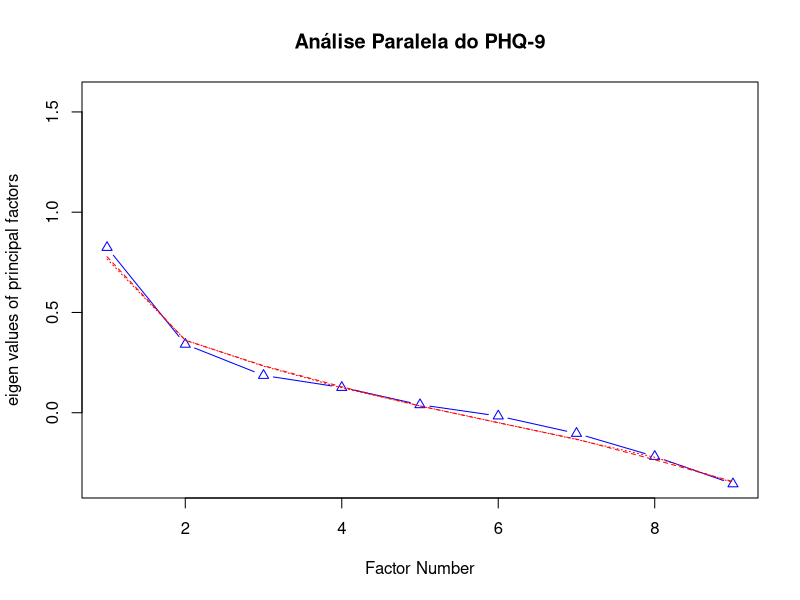
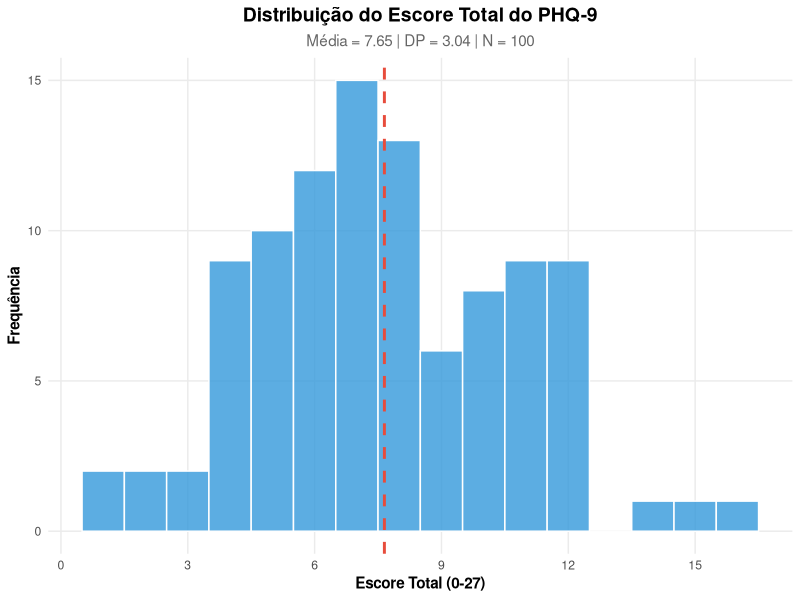
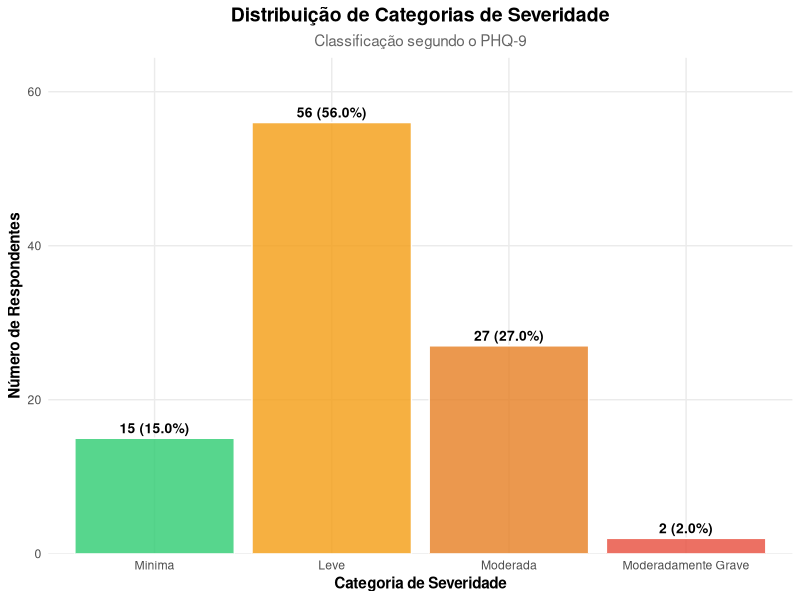
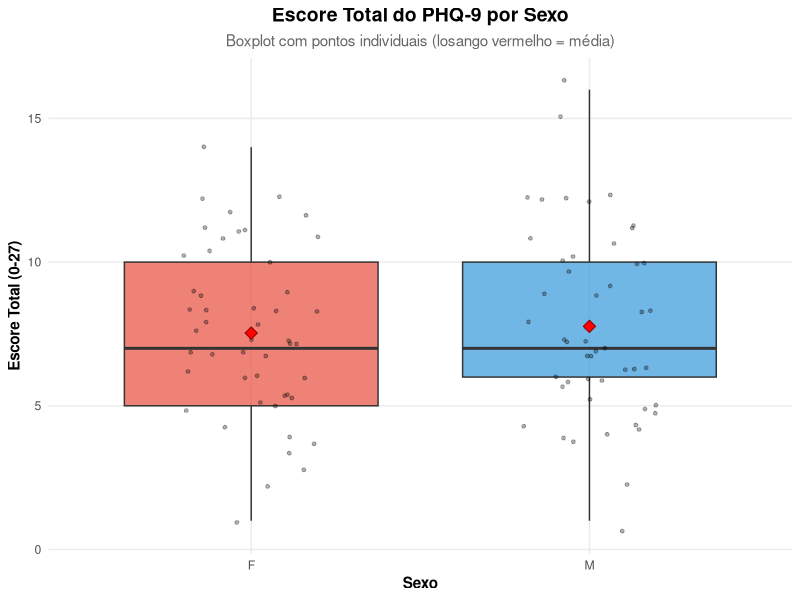
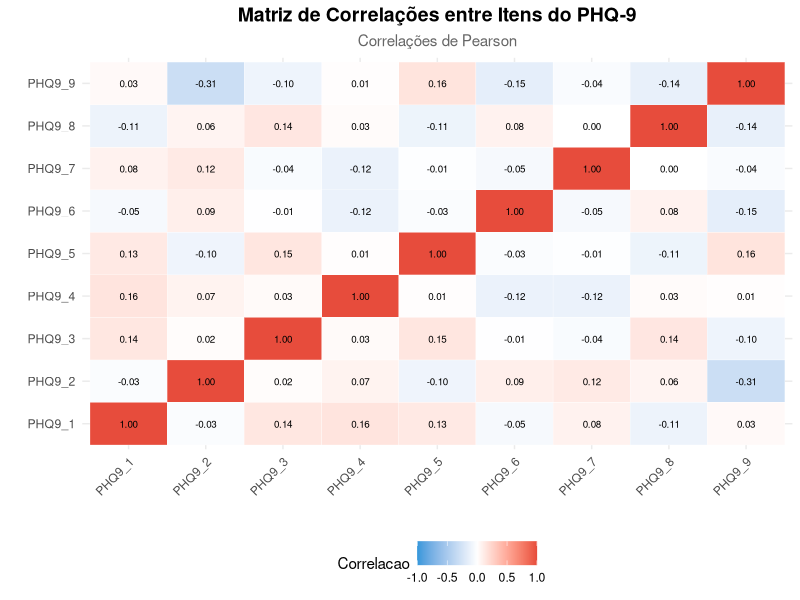
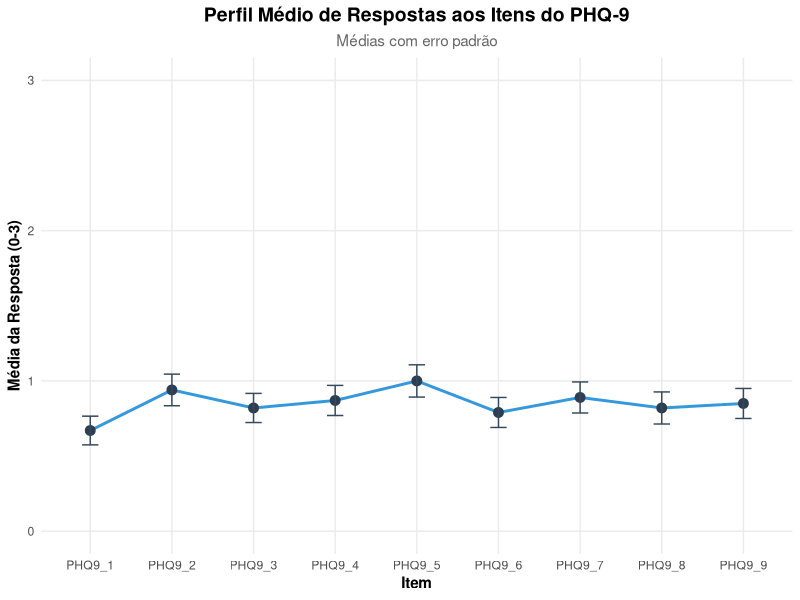
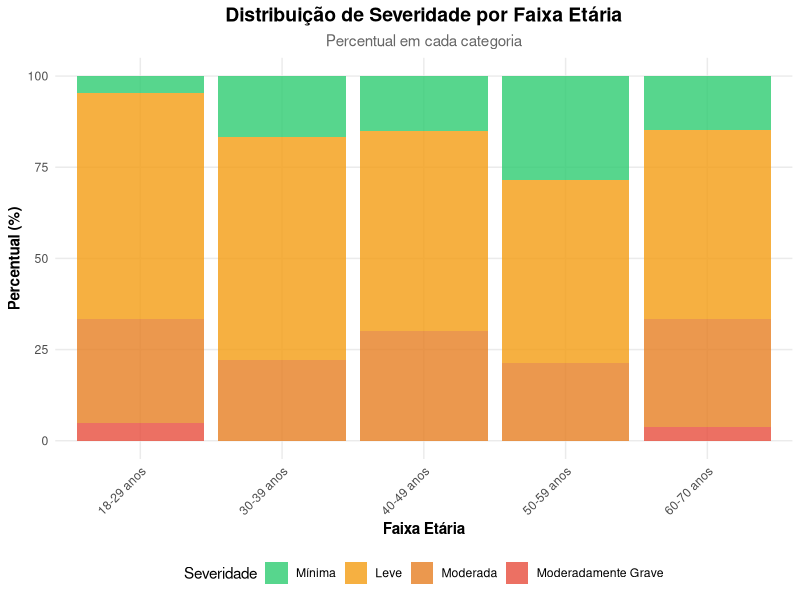

The R source for these figures, in order:
################################################################################
#                     ANÁLISE DO PHQ-9 (Patient Health Questionnaire-9)
#                          Script de Análise Psicométrica
################################################################################
# 
# Descrição: Script completo para análise de dados do PHQ-9, incluindo
#            geração de dados fictícios, cálculo de escores, análises
#            descritivas, visualizações e análise de confiabilidade
#
# Autor: Análise Psicológica
# Data: Outubro 2025
#
################################################################################

# ==============================================================================
# 1. CARREGAR PACOTES NECESSÁRIOS
# ==============================================================================

cat("Verificando e instalando pacotes necessários...\n")

# Lista de pacotes necessários
pacotes <- c("tidyverse", "psych", "ggplot2", "scales", "gridExtra")

# Função para instalar e carregar pacotes
instalar_carregar <- function(pacote) {
  if (!require(pacote, character.only = TRUE, quietly = TRUE)) {
    cat(sprintf("  Instalando %s...\n", pacote))
    install.packages(pacote, dependencies = TRUE, quiet = TRUE)
    library(pacote, character.only = TRUE, quietly = TRUE)
    cat(sprintf("  ✓ %s instalado e carregado\n", pacote))
  } else {
    cat(sprintf("  ✓ %s já instalado e carregado\n", pacote))
  }
}

# Instalar e carregar cada pacote
suppressWarnings({
  for(pacote in pacotes) {
    instalar_carregar(pacote)
  }
})

cat("\n✓ Todos os pacotes carregados com sucesso!\n\n")

# ==============================================================================
# 1.5. CONFIGURAÇÃO REGIONAL E ENCODING
# ==============================================================================

cat("Configurando locale para Português Brasileiro...\n")

# Configurar locale para português brasileiro
# Isso garante que datas, números e caracteres especiais funcionem corretamente
Sys.setlocale("LC_ALL", "pt_BR.UTF-8")

# Definir encoding padrão para exportação
# Use "latin1" para melhor compatibilidade com Excel no Windows
# Use "UTF-8" para compatibilidade moderna e melhor suporte a caracteres
ENCODING_EXPORT <- "latin1"  # Altere para "UTF-8" se preferir

cat(sprintf("✓ Locale configurado para português brasileiro\n"))
cat(sprintf("✓ Encoding de exportação: %s\n\n", ENCODING_EXPORT))

# Nota: Arquivos CSV são salvos com readr::write_csv2()
# - Usa vírgula como separador decimal (padrão pt_BR)
# - Usa ponto e vírgula como separador de colunas
# - Formato correto para Excel em português brasileiro
# - UTF-8 encoding para caracteres acentuados

# Função auxiliar para salvar CSV com formato e encoding corretos para Excel pt_BR
salvar_csv <- function(dados, arquivo) {
  # Converte para data.frame se necessário (para evitar problemas com tibble)
  if (inherits(dados, "tbl_df")) {
    dados <- as.data.frame(dados)
  }
  
  # IMPORTANTE: Usar write.csv2() base do R com encoding latin1
  # - Vírgula como separador decimal (8,6)
  # - Ponto e vírgula como separador de colunas
  # - Latin1 encoding (correto para Excel Windows pt_BR)
  write.csv2(dados, 
             file = arquivo,
             row.names = FALSE,
             fileEncoding = "latin1",
             na = "")
  
  invisible(arquivo)
}


# ==============================================================================
# 1.7. CRIAR DIRETÓRIOS DE RESULTADOS (SE NÃO EXISTIREM)
# ==============================================================================

# Criar pastas de resultados se não existirem
dir.create("resultados", showWarnings = FALSE)
dir.create("resultados/csv", showWarnings = FALSE, recursive = TRUE)
dir.create("resultados/graficos", showWarnings = FALSE, recursive = TRUE)

# ==============================================================================
# 2. GERAR DADOS FICTÍCIOS REALISTAS DO PHQ-9
# ==============================================================================

set.seed(2025)  # Para reprodutibilidade

# Função para gerar respostas realistas (mais respostas baixas, algumas altas)
gerar_resposta_phq9 <- function(n) {
  # Usa uma distribuição binomial negativa para simular dados realistas
  # A maioria das pessoas tem escores baixos, algumas têm escores altos
  probs <- c(0.50, 0.25, 0.15, 0.10)  # Probabilidades para 0, 1, 2, 3
  sample(0:3, size = n, replace = TRUE, prob = probs)
}

# Criar dataset com 100 respondentes
n_respondentes <- 100

dados_phq9 <- tibble(
  id = 1:n_respondentes,
  idade = sample(18:70, n_respondentes, replace = TRUE),
  sexo = sample(c("M", "F"), n_respondentes, replace = TRUE, prob = c(0.48, 0.52))
)

# Gerar respostas para os 9 itens do PHQ-9
# Cada item avalia frequência de sintomas nas últimas 2 semanas
# 0 = Nenhuma vez, 1 = Vários dias, 2 = Mais da metade dos dias, 3 = Quase todos os dias

itens_phq9 <- c(
  "PHQ9_1",  # Pouco interesse ou prazer em fazer as coisas
  "PHQ9_2",  # Sentindo-se para baixo, deprimido ou sem esperança
  "PHQ9_3",  # Problemas para adormecer, continuar dormindo ou dormir demais
  "PHQ9_4",  # Sentindo-se cansado ou com pouca energia
  "PHQ9_5",  # Falta de apetite ou comendo demais
  "PHQ9_6",  # Sentindo-se mal consigo mesmo ou que é um fracasso
  "PHQ9_7",  # Problemas de concentração
  "PHQ9_8",  # Lentidão ou agitação psicomotora
  "PHQ9_9"   # Pensamentos de morte ou autolesão
)

# Adicionar respostas dos 9 itens
for(item in itens_phq9) {
  dados_phq9[[item]] <- gerar_resposta_phq9(n_respondentes)
}

cat("✓ Dados fictícios gerados com sucesso!\n")
cat(sprintf("  - Total de respondentes: %d\n", n_respondentes))
cat(sprintf("  - Idade: %d a %d anos\n", min(dados_phq9$idade), max(dados_phq9$idade)))
cat(sprintf("  - Sexo: %d Masculino, %d Feminino\n\n", 
            sum(dados_phq9$sexo == "M"), sum(dados_phq9$sexo == "F")))

# ==============================================================================
# 3. CALCULAR ESCORES E CATEGORIAS
# ==============================================================================

dados_phq9 <- dados_phq9 %>%
  mutate(
    # Calcular escore total (soma dos 9 itens)
    escore_total = PHQ9_1 + PHQ9_2 + PHQ9_3 + PHQ9_4 + PHQ9_5 + 
                   PHQ9_6 + PHQ9_7 + PHQ9_8 + PHQ9_9,
    
    # Categorizar severidade da depressão
    severidade = case_when(
      escore_total >= 0  & escore_total <= 4  ~ "Mínima",
      escore_total >= 5  & escore_total <= 9  ~ "Leve",
      escore_total >= 10 & escore_total <= 14 ~ "Moderada",
      escore_total >= 15 & escore_total <= 19 ~ "Moderadamente Grave",
      escore_total >= 20 & escore_total <= 27 ~ "Grave",
      TRUE ~ NA_character_
    ),
    
    # Ordenar categorias de severidade
    severidade = factor(severidade, 
                       levels = c("Mínima", "Leve", "Moderada", 
                                 "Moderadamente Grave", "Grave")),
    
    # Criar faixas etárias
    faixa_etaria = case_when(
      idade >= 18 & idade < 30 ~ "18-29 anos",
      idade >= 30 & idade < 40 ~ "30-39 anos",
      idade >= 40 & idade < 50 ~ "40-49 anos",
      idade >= 50 & idade < 60 ~ "50-59 anos",
      idade >= 60 & idade <= 70 ~ "60-70 anos"
    ),
    faixa_etaria = factor(faixa_etaria)
  )

cat("✓ Escores e categorias calculados!\n\n")

# ==============================================================================
# 4. ANÁLISES DESCRITIVAS
# ==============================================================================

cat("=" %>% rep(80) %>% paste(collapse = ""), "\n")
cat("ESTATÍSTICAS DESCRITIVAS DO PHQ-9\n")
cat("=" %>% rep(80) %>% paste(collapse = ""), "\n\n")

# 4.1 Estatísticas do escore total
cat("4.1. ESCORE TOTAL\n")
cat("-" %>% rep(80) %>% paste(collapse = ""), "\n")

estatisticas_escore <- dados_phq9 %>%
  summarise(
    N = n(),
    Média = mean(escore_total, na.rm = TRUE),
    DP = sd(escore_total, na.rm = TRUE),
    Mediana = median(escore_total, na.rm = TRUE),
    Mínimo = min(escore_total, na.rm = TRUE),
    Máximo = max(escore_total, na.rm = TRUE),
    Q1 = quantile(escore_total, 0.25, na.rm = TRUE),
    Q3 = quantile(escore_total, 0.75, na.rm = TRUE)
  )

print(as.data.frame(estatisticas_escore))
cat("\n")

# 4.2 Distribuição de categorias de severidade
cat("4.2. DISTRIBUIÇÃO DE SEVERIDADE\n")
cat("-" %>% rep(80) %>% paste(collapse = ""), "\n")

dist_severidade <- dados_phq9 %>%
  count(severidade) %>%
  mutate(
    Percentual = (n / sum(n)) * 100,
    Percentual = round(Percentual, 1)
  ) %>%
  rename(Severidade = severidade, N = n)

print(as.data.frame(dist_severidade))
cat("\n")

# 4.3 Análise por sexo
cat("4.3. ANÁLISE POR SEXO\n")
cat("-" %>% rep(80) %>% paste(collapse = ""), "\n")

analise_sexo <- dados_phq9 %>%
  group_by(sexo) %>%
  summarise(
    N = n(),
    Média = mean(escore_total, na.rm = TRUE),
    DP = sd(escore_total, na.rm = TRUE),
    Mediana = median(escore_total, na.rm = TRUE),
    Mínimo = min(escore_total, na.rm = TRUE),
    Máximo = max(escore_total, na.rm = TRUE)
  ) %>%
  rename(Sexo = sexo)

print(as.data.frame(analise_sexo))
cat("\n")

# 4.4 Análise por faixa etária
cat("4.4. ANÁLISE POR FAIXA ETÁRIA\n")
cat("-" %>% rep(80) %>% paste(collapse = ""), "\n")

analise_idade <- dados_phq9 %>%
  group_by(faixa_etaria) %>%
  summarise(
    N = n(),
    Média = mean(escore_total, na.rm = TRUE),
    DP = sd(escore_total, na.rm = TRUE),
    Mediana = median(escore_total, na.rm = TRUE)
  ) %>%
  rename(`Faixa Etária` = faixa_etaria)

print(as.data.frame(analise_idade))
cat("\n")

# 4.5 Estatísticas por item
cat("4.5. ESTATÍSTICAS POR ITEM DO PHQ-9\n")
cat("-" %>% rep(80) %>% paste(collapse = ""), "\n")

dados_itens <- dados_phq9 %>%
  select(starts_with("PHQ9_")) %>%
  pivot_longer(cols = everything(), names_to = "Item", values_to = "Resposta")

estatisticas_itens <- dados_itens %>%
  group_by(Item) %>%
  summarise(
    Média = mean(Resposta, na.rm = TRUE),
    DP = sd(Resposta, na.rm = TRUE),
    Mediana = median(Resposta, na.rm = TRUE),
    `% Zero` = sum(Resposta == 0) / n() * 100,
    `% Três` = sum(Resposta == 3) / n() * 100
  ) %>%
  mutate(across(where(is.numeric), ~round(.x, 2)))

print(as.data.frame(estatisticas_itens))
cat("\n")

# ==============================================================================
# 5. VISUALIZAÇÕES
# ==============================================================================

cat("=" %>% rep(80) %>% paste(collapse = ""), "\n")
cat("GERANDO VISUALIZAÇÕES\n")
cat("=" %>% rep(80) %>% paste(collapse = ""), "\n\n")

# Configurar tema para os gráficos
tema_phq9 <- theme_minimal() +
  theme(
    plot.title = element_text(face = "bold", size = 14, hjust = 0.5),
    plot.subtitle = element_text(size = 11, hjust = 0.5, color = "gray40"),
    axis.title = element_text(face = "bold", size = 11),
    legend.position = "bottom",
    panel.grid.minor = element_blank()
  )

# 5.1 Histograma do escore total
p1 <- ggplot(dados_phq9, aes(x = escore_total)) +
  geom_histogram(binwidth = 1, fill = "#3498db", color = "white", alpha = 0.8) +
  geom_vline(aes(xintercept = mean(escore_total)), 
             color = "#e74c3c", linetype = "dashed", size = 1) +
  labs(
    title = "Distribuição do Escore Total do PHQ-9",
    subtitle = sprintf("Média = %.2f | DP = %.2f | N = %d",
                      mean(dados_phq9$escore_total),
                      sd(dados_phq9$escore_total),
                      nrow(dados_phq9)),
    x = "Escore Total (0-27)",
    y = "Frequência"
  ) +
  scale_x_continuous(breaks = seq(0, 27, 3)) +
  tema_phq9

# 5.2 Gráfico de barras das categorias de severidade
p2 <- dados_phq9 %>%
  count(severidade) %>%
  mutate(
    percentual = n / sum(n) * 100,
    label = sprintf("%d (%.1f%%)", n, percentual)
  ) %>%
  ggplot(aes(x = severidade, y = n, fill = severidade)) +
  geom_col(alpha = 0.8, color = "white") +
  geom_text(aes(label = label), vjust = -0.5, fontface = "bold", size = 3.5) +
  scale_fill_manual(values = c(
    "Mínima" = "#2ecc71",
    "Leve" = "#f39c12",
    "Moderada" = "#e67e22",
    "Moderadamente Grave" = "#e74c3c",
    "Grave" = "#c0392b"
  )) +
  labs(
    title = "Distribuição de Categorias de Severidade",
    subtitle = "Classificação segundo o PHQ-9",
    x = "Categoria de Severidade",
    y = "Número de Respondentes"
  ) +
  tema_phq9 +
  theme(legend.position = "none") +
  scale_y_continuous(expand = expansion(mult = c(0, 0.15)))

# 5.3 Boxplot do escore por sexo
p3 <- ggplot(dados_phq9, aes(x = sexo, y = escore_total, fill = sexo)) +
  geom_boxplot(alpha = 0.7, outlier.shape = 21, outlier.size = 2) +
  geom_jitter(width = 0.2, alpha = 0.3, size = 1) +
  stat_summary(fun = mean, geom = "point", shape = 23, size = 3, 
               fill = "red", color = "darkred") +
  scale_fill_manual(values = c("M" = "#3498db", "F" = "#e74c3c")) +
  labs(
    title = "Escore Total do PHQ-9 por Sexo",
    subtitle = "Boxplot com pontos individuais (losango vermelho = média)",
    x = "Sexo",
    y = "Escore Total (0-27)"
  ) +
  tema_phq9 +
  theme(legend.position = "none")

# 5.4 Heatmap de correlações entre itens
matriz_itens <- dados_phq9 %>%
  select(starts_with("PHQ9_")) %>%
  cor()

# Preparar dados para heatmap
dados_heatmap <- matriz_itens %>%
  as.data.frame() %>%
  rownames_to_column("Item1") %>%
  pivot_longer(-Item1, names_to = "Item2", values_to = "Correlacao")

p4 <- ggplot(dados_heatmap, aes(x = Item1, y = Item2, fill = Correlacao)) +
  geom_tile(color = "white") +
  geom_text(aes(label = sprintf("%.2f", Correlacao)), size = 2.5) +
  scale_fill_gradient2(low = "#3498db", mid = "white", high = "#e74c3c",
                       midpoint = 0, limits = c(-1, 1)) +
  labs(
    title = "Matriz de Correlações entre Itens do PHQ-9",
    subtitle = "Correlações de Pearson",
    x = "", y = ""
  ) +
  tema_phq9 +
  theme(axis.text.x = element_text(angle = 45, hjust = 1))

# 5.5 Gráfico de perfil médio por item
dados_perfil <- dados_phq9 %>%
  select(starts_with("PHQ9_")) %>%
  pivot_longer(everything(), names_to = "Item", values_to = "Resposta") %>%
  group_by(Item) %>%
  summarise(
    Media = mean(Resposta, na.rm = TRUE),
    EP = sd(Resposta, na.rm = TRUE) / sqrt(n()),
    .groups = "drop"
  )

p5 <- ggplot(dados_perfil, aes(x = Item, y = Media)) +
  geom_line(group = 1, color = "#3498db", size = 1) +
  geom_point(size = 3, color = "#2c3e50") +
  geom_errorbar(aes(ymin = Media - EP, ymax = Media + EP), 
                width = 0.2, color = "#34495e") +
  labs(
    title = "Perfil Médio de Respostas aos Itens do PHQ-9",
    subtitle = "Médias com erro padrão",
    x = "Item",
    y = "Média da Resposta (0-3)"
  ) +
  scale_y_continuous(limits = c(0, 3), breaks = 0:3) +
  tema_phq9

# 5.6 Distribuição de severidade por faixa etária
p6 <- dados_phq9 %>%
  count(faixa_etaria, severidade) %>%
  group_by(faixa_etaria) %>%
  mutate(prop = n / sum(n) * 100) %>%
  ggplot(aes(x = faixa_etaria, y = prop, fill = severidade)) +
  geom_col(position = "stack", alpha = 0.8) +
  scale_fill_manual(values = c(
    "Mínima" = "#2ecc71",
    "Leve" = "#f39c12",
    "Moderada" = "#e67e22",
    "Moderadamente Grave" = "#e74c3c",
    "Grave" = "#c0392b"
  )) +
  labs(
    title = "Distribuição de Severidade por Faixa Etária",
    subtitle = "Percentual em cada categoria",
    x = "Faixa Etária",
    y = "Percentual (%)",
    fill = "Severidade"
  ) +
  tema_phq9 +
  theme(axis.text.x = element_text(angle = 45, hjust = 1))

# Salvar todos os gráficos
cat("✓ Salvando gráficos...\n")

ggsave("resultados/graficos/PHQ9_1_histograma_escore.png", plot = p1, 
       width = 10, height = 6, dpi = 300)
ggsave("resultados/graficos/PHQ9_2_categorias_severidade.png", plot = p2, 
       width = 10, height = 6, dpi = 300)
ggsave("resultados/graficos/PHQ9_3_boxplot_sexo.png", plot = p3, 
       width = 8, height = 6, dpi = 300)
ggsave("resultados/graficos/PHQ9_4_heatmap_correlacoes.png", plot = p4, 
       width = 10, height = 8, dpi = 300)
ggsave("resultados/graficos/PHQ9_5_perfil_itens.png", plot = p5, 
       width = 10, height = 6, dpi = 300)
ggsave("resultados/graficos/PHQ9_6_severidade_idade.png", plot = p6, 
       width = 10, height = 6, dpi = 300)

cat("✓ Gráficos salvos com sucesso!\n\n")

# ==============================================================================
# 6. ANÁLISE DE CONFIABILIDADE (ALFA DE CRONBACH)
# ==============================================================================

cat("=" %>% rep(80) %>% paste(collapse = ""), "\n")
cat("ANÁLISE DE CONFIABILIDADE\n")
cat("=" %>% rep(80) %>% paste(collapse = ""), "\n\n")

# Selecionar apenas os 9 itens do PHQ-9
itens_matriz <- dados_phq9 %>%
  select(PHQ9_1:PHQ9_9)

# Calcular alfa de Cronbach
alfa <- psych::alpha(itens_matriz, check.keys = TRUE)

cat("6.1. ALFA DE CRONBACH\n")
cat("-" %>% rep(80) %>% paste(collapse = ""), "\n")
cat(sprintf("Alfa de Cronbach bruto: %.4f\n", alfa$total$raw_alpha))
cat(sprintf("Alfa de Cronbach padronizado: %.4f\n", alfa$total$std.alpha))
cat(sprintf("Número de itens: %d\n", alfa$total$n))
cat(sprintf("Média inter-item: %.4f\n", alfa$total$average_r))
cat("\n")

cat("Interpretação do Alfa de Cronbach:\n")
interpretacao_alfa <- case_when(
  alfa$total$raw_alpha >= 0.90 ~ "Excelente (≥ 0.90)",
  alfa$total$raw_alpha >= 0.80 ~ "Bom (0.80 - 0.89)",
  alfa$total$raw_alpha >= 0.70 ~ "Aceitável (0.70 - 0.79)",
  alfa$total$raw_alpha >= 0.60 ~ "Questionável (0.60 - 0.69)",
  alfa$total$raw_alpha >= 0.50 ~ "Pobre (0.50 - 0.59)",
  TRUE ~ "Inaceitável (< 0.50)"
)
cat(sprintf("→ %s\n\n", interpretacao_alfa))

cat("6.2. ESTATÍSTICAS DE CONFIABILIDADE POR ITEM\n")
cat("-" %>% rep(80) %>% paste(collapse = ""), "\n")

# Estatísticas de cada item
item_stats <- alfa$item.stats %>%
  rownames_to_column("Item") %>%
  select(Item, n, raw.r, std.r, `r.cor`, `r.drop`, mean, sd) %>%
  mutate(across(where(is.numeric), ~round(.x, 3)))

print(as.data.frame(item_stats))
cat("\n")

cat("6.3. ALFA SE O ITEM FOR EXCLUÍDO\n")
cat("-" %>% rep(80) %>% paste(collapse = ""), "\n")

alfa_drop <- alfa$alpha.drop %>%
  rownames_to_column("Item") %>%
  select(Item, `raw_alpha`, `std.alpha`) %>%
  mutate(across(where(is.numeric), ~round(.x, 4))) %>%
  rename(
    `Alfa bruto` = raw_alpha,
    `Alfa padronizado` = std.alpha
  )

print(as.data.frame(alfa_drop))
cat("\n")

# Análise de dimensionalidade (análise paralela)
cat("6.4. ANÁLISE DE DIMENSIONALIDADE\n")
cat("-" %>% rep(80) %>% paste(collapse = ""), "\n")

# Análise paralela para determinar número de fatores
# (Suprimindo warnings normais do procedimento)
parallel <- suppressWarnings({
  fa.parallel(itens_matriz, fa = "fa", n.iter = 100, 
              main = "Análise Paralela do PHQ-9", show.legend = FALSE)
})

cat(sprintf("Número de fatores sugeridos pela análise paralela: %d\n\n", 
            parallel$nfact))

# ==============================================================================
# 7. EXPORTAR DADOS PROCESSADOS
# ==============================================================================

cat("=" %>% rep(80) %>% paste(collapse = ""), "\n")
cat("EXPORTANDO DADOS\n")
cat("=" %>% rep(80) %>% paste(collapse = ""), "\n\n")

# Salvar dados processados em CSV
salvar_csv(dados_phq9, "resultados/csv/dados_phq9_processados.csv")
cat("✓ Dados salvos em: resultados/csv/dados_phq9_processados.csv\n")

# Salvar estatísticas descritivas
salvar_csv(dist_severidade, "resultados/csv/tabela_severidade.csv")
salvar_csv(analise_sexo, "resultados/csv/analise_por_sexo.csv")
salvar_csv(analise_idade, "resultados/csv/analise_por_idade.csv")
salvar_csv(estatisticas_itens, "resultados/csv/estatisticas_por_item.csv")
cat("✓ Tabelas de análise salvas em CSV\n")

# Criar relatório resumido
relatorio <- tibble(
  Metrica = c("N total", "Média escore total", "DP escore total", 
              "Mediana escore total", "Min-Max",
              "% Mínima", "% Leve", "% Moderada", 
              "% Moderadamente Grave", "% Grave",
              "Alfa de Cronbach"),
  Valor = c(
    as.character(nrow(dados_phq9)),
    sprintf("%.2f", mean(dados_phq9$escore_total)),
    sprintf("%.2f", sd(dados_phq9$escore_total)),
    sprintf("%.1f", median(dados_phq9$escore_total)),
    sprintf("%d-%d", min(dados_phq9$escore_total), max(dados_phq9$escore_total)),
    sprintf("%.1f%%", dist_severidade$Percentual[1]),
    sprintf("%.1f%%", dist_severidade$Percentual[2]),
    sprintf("%.1f%%", dist_severidade$Percentual[3]),
    sprintf("%.1f%%", dist_severidade$Percentual[4]),
    sprintf("%.1f%%", dist_severidade$Percentual[5]),
    sprintf("%.4f", alfa$total$raw_alpha)
  )
)

salvar_csv(relatorio, "resultados/csv/relatorio_resumido_phq9.csv")
cat("✓ Relatório resumido salvo\n\n")

# ==============================================================================
# 8. RESUMO FINAL
# ==============================================================================

cat("=" %>% rep(80) %>% paste(collapse = ""), "\n")
cat("ANÁLISE CONCLUÍDA COM SUCESSO!\n")
cat("=" %>% rep(80) %>% paste(collapse = ""), "\n\n")

cat("ARQUIVOS GERADOS:\n")
cat("─────────────────\n")
cat("Dados:\n")
cat("  • resultados/csv/dados_phq9_processados.csv - Dataset completo com escores\n")
cat("  • resultados/csv/tabela_severidade.csv - Distribuição de categorias\n")
cat("  • resultados/csv/analise_por_sexo.csv - Estatísticas por sexo\n")
cat("  • resultados/csv/analise_por_idade.csv - Estatísticas por faixa etária\n")
cat("  • resultados/csv/estatisticas_por_item.csv - Análise de cada item\n")
cat("  • resultados/csv/relatorio_resumido_phq9.csv - Resumo executivo\n\n")

cat("Gráficos:\n")
cat("  • resultados/graficos/PHQ9_1_histograma_escore.png\n")
cat("  • resultados/graficos/PHQ9_2_categorias_severidade.png\n")
cat("  • resultados/graficos/PHQ9_3_boxplot_sexo.png\n")
cat("  • resultados/graficos/PHQ9_4_heatmap_correlacoes.png\n")
cat("  • resultados/graficos/PHQ9_5_perfil_itens.png\n")
cat("  • resultados/graficos/PHQ9_6_severidade_idade.png\n\n")

cat("PRINCIPAIS RESULTADOS:\n")
cat("──────────────────────\n")
cat(sprintf("• Escore médio: %.2f (DP = %.2f)\n", 
            mean(dados_phq9$escore_total), sd(dados_phq9$escore_total)))
cat(sprintf("• Alfa de Cronbach: %.4f (%s)\n", 
            alfa$total$raw_alpha, interpretacao_alfa))
cat(sprintf("• Categoria mais frequente: %s (%.1f%%)\n",
            dist_severidade$Severidade[which.max(dist_severidade$N)],
            max(dist_severidade$Percentual)))
cat("\n")

cat("=" %>% rep(80) %>% paste(collapse = ""), "\n")
cat("Análise realizada com sucesso!\n")
cat("Script desenvolvido para análise psicométrica do PHQ-9\n")
cat("=" %>% rep(80) %>% paste(collapse = ""), "\n")

################################################################################
# FIM DO SCRIPT
################################################################################